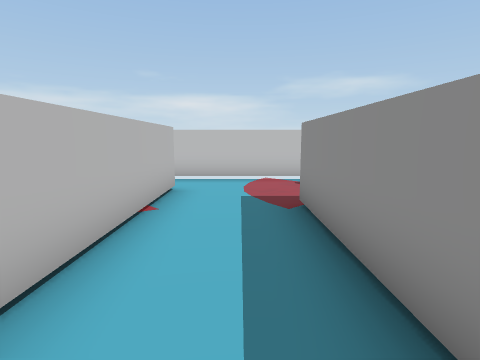
view 1 (above)

16 first-person views from a walk through a scene from a Unity 3-D project. The camera is 1.2 m above the floor, tilts 8° down and sees 80° across. The floor is counted in squares, 1 m on a side. Each view is taken from the middle of a square. On the plan, view 1 faces up. The plan holds only what a view shows up to about 13 squares ahead; the rest is blank. The player is left out. Door leaves are left out, so doorways stand open.

view 2
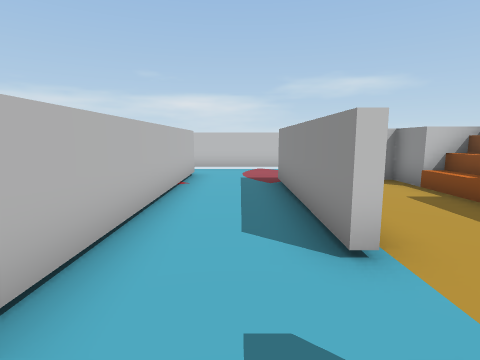

view 3
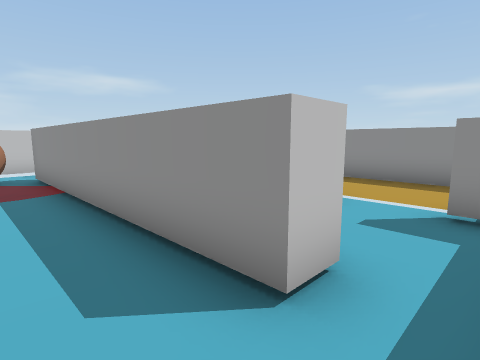

view 4
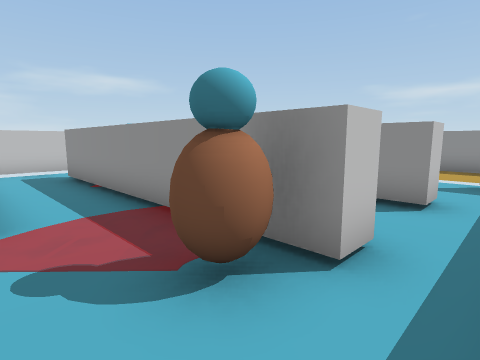

view 5
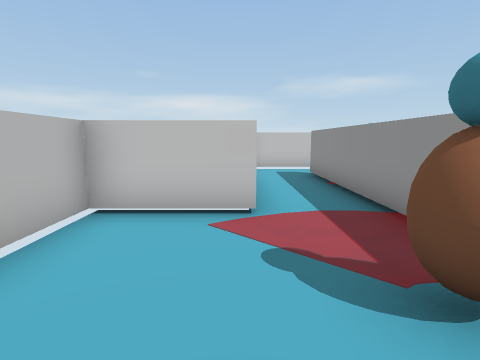

view 6
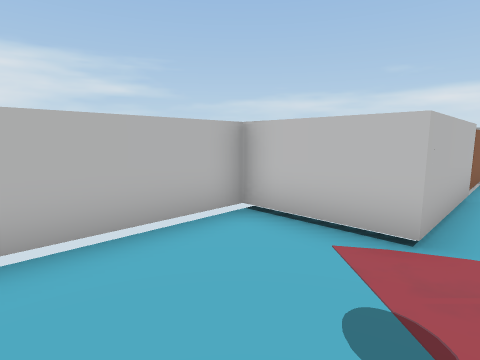

view 7
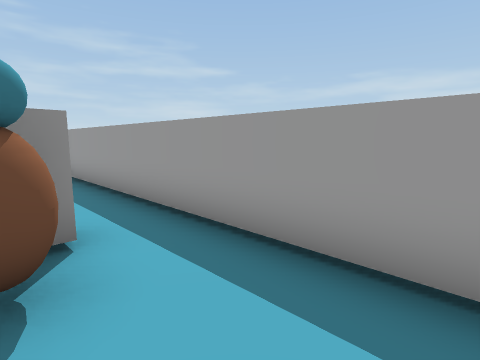

view 8
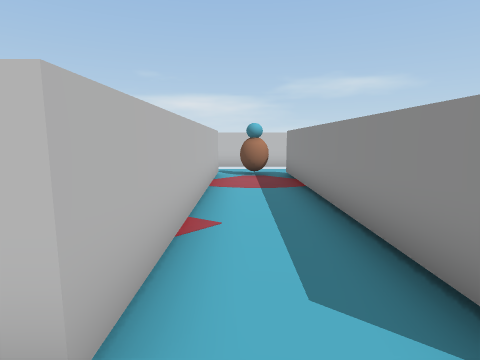

view 9
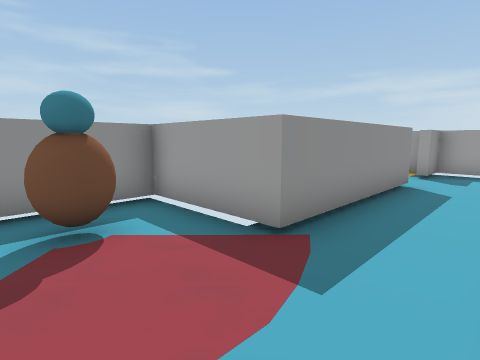

view 10
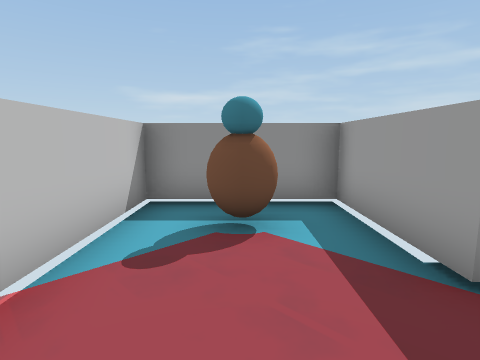

view 11
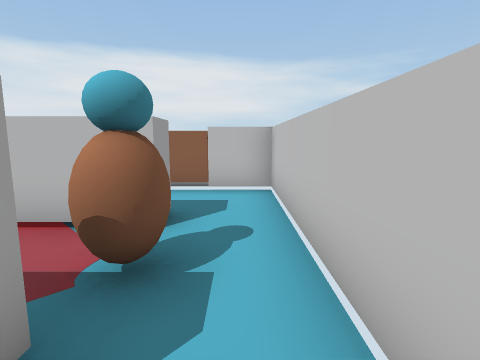

view 12
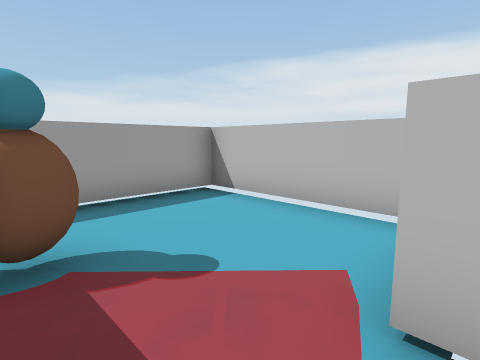

view 13
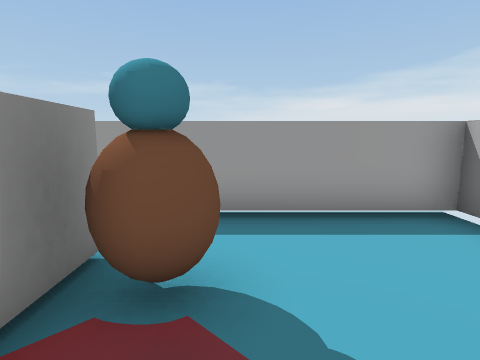

view 14
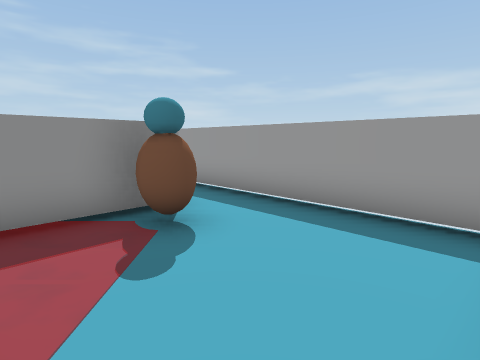

view 15
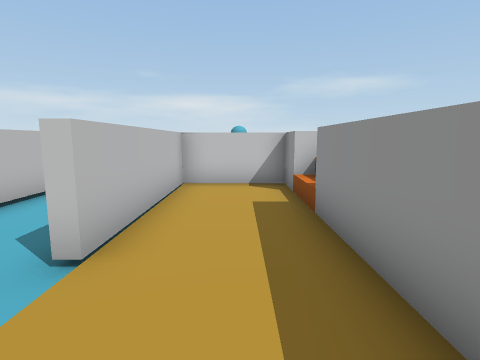

view 16
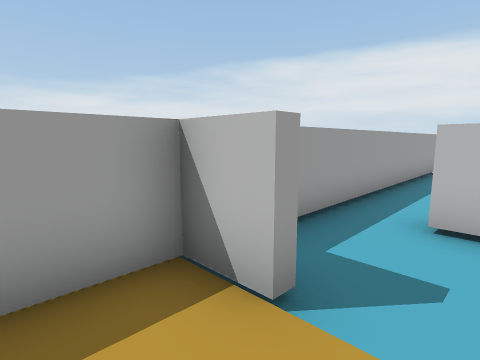

### Floor plan
Key: @ floor where view 1 was taken; # wall or solid block; . floor; / step, stairs or slope; D open door; = window, fence, low wall or low ledge; ^ raised ledge; O other object.
Columns run from 11 left of view 1 to 5 right of it. Each row starts with its distance up from view 1.
  9    #############
  8    #............
  7    O..^OO^....O.
  6    O..^..^......
  5    #..^..^..####
  4    #..^..^..#...
  3    #..^..^..#.../
  2 ####..^..^..#...=
  1 #.....^..^..#...
  0 #.....^..^.@#...
 -1 #...OO^..^..D...
 -2 #.....^..^..D..
 -3 #...........#..
 -4 ###############

Positions as (right, up) in squares from view 1, and headings:
1: (0, 0), facing up
2: (0, -3), facing up
3: (-4, -3), facing up-right
4: (-8, -3), facing up-right
5: (-8, -3), facing up
6: (-7, -2), facing up-left
7: (-9, -1), facing down-right
8: (-4, -3), facing up
9: (-1, 8), facing down-right
10: (-1, 7), facing right
11: (-1, 8), facing left
12: (-6, 2), facing down-left
13: (-7, 1), facing down
14: (-10, 1), facing down-right
15: (3, -3), facing up
16: (3, -1), facing down-left
